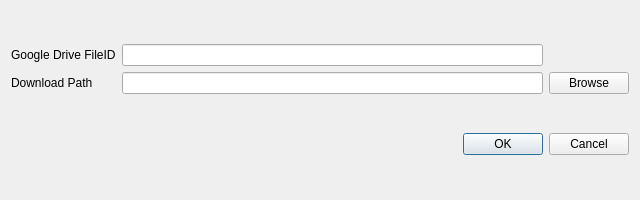
<?xml version="1.0" encoding="UTF-8"?>
<ui version="4.0">
 <class>DownloadDialog</class>
 <widget class="QDialog" name="DownloadDialog">
  <property name="geometry">
   <rect>
    <x>0</x>
    <y>0</y>
    <width>640</width>
    <height>200</height>
   </rect>
  </property>
  <property name="sizePolicy">
   <sizepolicy hsizetype="Preferred" vsizetype="Preferred">
    <horstretch>0</horstretch>
    <verstretch>0</verstretch>
   </sizepolicy>
  </property>
  <property name="windowTitle">
   <string>Dialog</string>
  </property>
  <property name="toolTip">
   <string>&lt;html&gt;&lt;head/&gt;&lt;body&gt;&lt;p&gt;Input Google Drive fileID ,then select your download file to download google drive file.&lt;/p&gt;&lt;p&gt;To get fileID,open your borwser and find the file,Right-click the file name and select &lt;span style=&quot; font-weight:600;&quot;&gt;Get shareable link&lt;/span&gt;. The last part of the link is the file ID.&lt;/p&gt;&lt;/body&gt;&lt;/html&gt;</string>
  </property>
  <property name="whatsThis">
   <string>&lt;html&gt;&lt;head/&gt;&lt;body&gt;&lt;p&gt;Input Google Drive &lt;span style=&quot; font-weight:600;&quot;&gt;fileID&lt;/span&gt; ,then select your &lt;span style=&quot; font-weight:600;&quot;&gt;download file&lt;/span&gt; to download google drive file.&lt;/p&gt;&lt;p&gt;&lt;br/&gt;&lt;/p&gt;&lt;/body&gt;&lt;/html&gt;</string>
  </property>
  <layout class="QVBoxLayout" name="verticalLayout">
   <item>
    <layout class="QGridLayout" name="gridLayout">
     <item row="0" column="0">
      <widget class="QLabel" name="label_FileID">
       <property name="text">
        <string>Google Drive FileID</string>
       </property>
      </widget>
     </item>
     <item row="0" column="1">
      <widget class="QLineEdit" name="lineEdit_FileID">
       <property name="whatsThis">
        <string>&lt;html&gt;&lt;head/&gt;&lt;body&gt;&lt;p&gt;To get fileID,open your borwser and login google drive ,select your file Right-click the file name and select &lt;span style=&quot; font-weight:600;&quot;&gt;Get shareable link&lt;/span&gt;. The last part of the link is the file ID.&lt;/p&gt;&lt;/body&gt;&lt;/html&gt;</string>
       </property>
      </widget>
     </item>
     <item row="1" column="0">
      <widget class="QLabel" name="label_DownloadPath">
       <property name="text">
        <string>Download Path</string>
       </property>
      </widget>
     </item>
     <item row="1" column="1">
      <widget class="QLineEdit" name="lineEdit_DownloadPath">
       <property name="whatsThis">
        <string>&lt;html&gt;&lt;head/&gt;&lt;body&gt;&lt;p&gt;The file name and folder path&lt;/p&gt;&lt;/body&gt;&lt;/html&gt;</string>
       </property>
      </widget>
     </item>
     <item row="1" column="2">
      <widget class="QPushButton" name="pushButton_DownloadPath">
       <property name="text">
        <string>Browse</string>
       </property>
      </widget>
     </item>
    </layout>
   </item>
   <item>
    <widget class="QDialogButtonBox" name="buttonBox">
     <property name="orientation">
      <enum>Qt::Horizontal</enum>
     </property>
     <property name="standardButtons">
      <set>QDialogButtonBox::Cancel|QDialogButtonBox::Ok</set>
     </property>
    </widget>
   </item>
  </layout>
 </widget>
 <resources/>
 <connections>
  <connection>
   <sender>buttonBox</sender>
   <signal>accepted()</signal>
   <receiver>DownloadDialog</receiver>
   <slot>accept()</slot>
   <hints>
    <hint type="sourcelabel">
     <x>248</x>
     <y>254</y>
    </hint>
    <hint type="destinationlabel">
     <x>157</x>
     <y>274</y>
    </hint>
   </hints>
  </connection>
  <connection>
   <sender>buttonBox</sender>
   <signal>rejected()</signal>
   <receiver>DownloadDialog</receiver>
   <slot>reject()</slot>
   <hints>
    <hint type="sourcelabel">
     <x>316</x>
     <y>260</y>
    </hint>
    <hint type="destinationlabel">
     <x>286</x>
     <y>274</y>
    </hint>
   </hints>
  </connection>
 </connections>
</ui>
